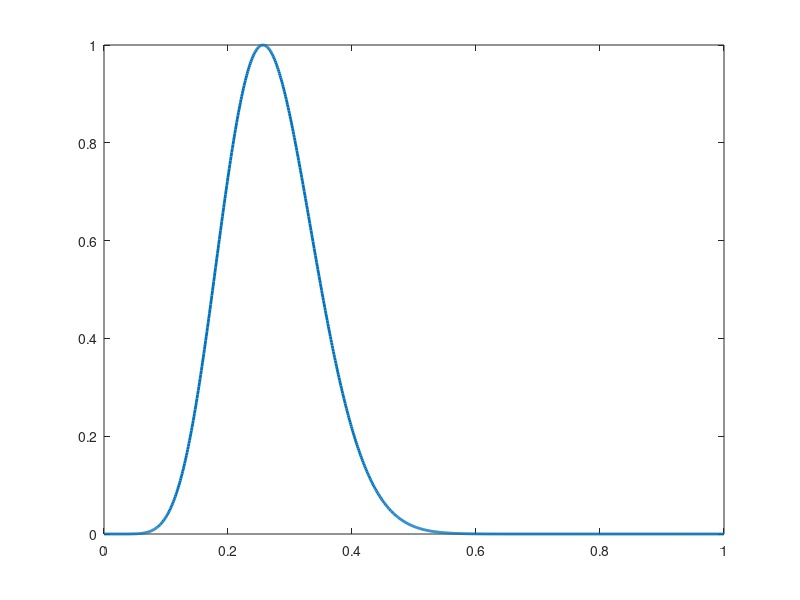

Here is the MATLAB script that generated this plot: (Note: this script raises an error after producing the figure.)
%% BETA FUNCION PLOT DIAGRAM %%
% Finds a and b values with mle and plots beta diagram of data
%% INPUT DATA FOR USER
t_start=[2020 ;2015 ;2020 ; 2015; 2016];% PUT each starting time in column
t_e = [3 ; 9 ; 2 ; 10; 14];% put each estimated duration in column
SOL = [4122 4124 4131 4132 4133]; % Put each SOL in a row 
%% time relations
%time functions
t_p = 1.25*t_e;%
t_n = 0.75*t_e;%
t_o = 0.8*t_n ; %to 0.8 allazei
%% main program
N=length(t_e);%number of inputs for for loop
%time matrix for MLE
t=[t_o t_n t_e t_p];
%normalization value
t_stop=2030;
t1= t_stop-t_start;
d=0.2;
l=4;
for j=1:N 
    norm(:,j) = t1(j);
    if t_p(j) > t1(j);
   norm(:,j) = t_p(j)*(1+d); 
    end
     for k=1:l
        norm1(j,k)= norm(:,j);
     end
    
end
%normalise
t_norm = t./norm1;
%space
time_beta_space = 0:.001:1;

c = zeros(N,2);%storage matrix for a and b values

for i = 1:N
    [values,]=betafit(t_norm(i,:));%fits values into b curve using mle
    c(i,:) = values ;
    
    pdfbeta = betapdf(time_beta_space,c(i,1),c(i,2));
   
    figure();
    txt1 = ['beta ',num2str(SOL(i)),' function '];%text of legend)
    plot(time_beta_space,pdfbeta/(max(pdfbeta)), ... 
        'LineWidth',2, ...
       'DisplayName',txt1)
    
    xt = t_norm(i,:);
    delta=.01;
    y1 = round(t_norm(i,:),3)*1e+3;
    yt = pdfbeta(y1)/(max(pdfbeta));
    
    %/(max(pdfbeta))
     
    
    str = {'t_o','t_n','t_e','t_p'};
    text(xt+delta,yt,str);
    
    xlabel('Time(Normalised)')
    ylabel('Probability density function, normalised')
    title('Beta Diagram')
    legend show 
    hold on
    txt2 = ['DATA of ',num2str(SOL(i)),' SOL'];
    plot(xt,yt,'r*','MarkerSize',6 ...
        ,'LineWidth' ,1 ...
       ,'DisplayName',txt2)
    
    
end
%%Clear Data %%
clear all;
clc;
 